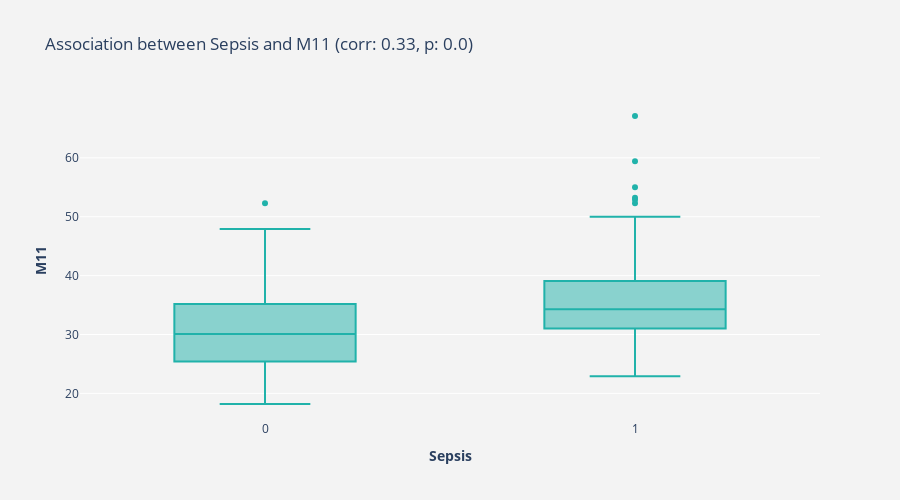

Notebook code for this chart:
### Markdown cell above
##  ❓<span style="color:blue ">OBSERVATION: </span>
 

<div style="color:white;
           display:fill;
           border-radius:5px;
           background-color:#3D3D3D;
           font-size:110%;
           font-family:Verdana;
           letter-spacing:0.5px">

<p style="padding: 10px;
              color:#FFD154;">
As p < 0.05 we state that we have a main interaction effect.This basically indicates that among the groupings, at least one of the group(s) differs statistically substantially from the others (true for only more than two groups). This conclusion, however, does not identify the sample pair (or pairs) responsible for the significance (again true for more than two groups of categorical variable but we have just two groups..i.e., 0 and 1). As a result, when ANOVA shows a 'interaction effect,' we must further define the group pairings by using pair-wise controls (required for more than two groups of categorical variable). Although these controls could be implemented using a standard t-test, this is not the best way. As a result, a post hoc test (typically Tukey's test) is used to identify the pair or pairs responsible for the difference. Tukey's test is not necessary when there are less than three groups in a categorical variable.
           
           
           Note: Tukey's test is not necessary if the p value of the ANOVA is larger than 0.05 and the nominal variable contains less than three groups.
</p>
</div>


***

### Code cell
"""Create a boxplot to visualize the strength of association of Sepsis with M11. Also calculate biserial correlation."""
boxplotAndCorrelation(df_train.M11)

### Figure 1 — Plotly figure (JSON) as saved in the notebook; plotly's stock layout.template omitted (floating-point values rounded to 4 significant figures; data arrays with more than 128 entries replaced by an {"elided": "..."} marker saying what was removed)
{"data": [{"marker": {"color": "lightseagreen"}, "type": "box", "x": {"elided": "590 int values"}, "y": {"elided": "590 float values"}}], "layout": {"height": 500, "paper_bgcolor": "rgb(243, 243, 243)", "plot_bgcolor": "rgb(243, 243, 243)", "showlegend": false, "title": {"text": "Association between Sepsis and M11 (corr: 0.33, p: 0.0)"}, "width": 900, "xaxis": {"anchor": "y", "domain": [0, 1], "title": {"text": "<b>Sepsis</b>"}}, "yaxis": {"anchor": "x", "domain": [0, 1], "title": {"text": "<b>M11</b>"}}}}
